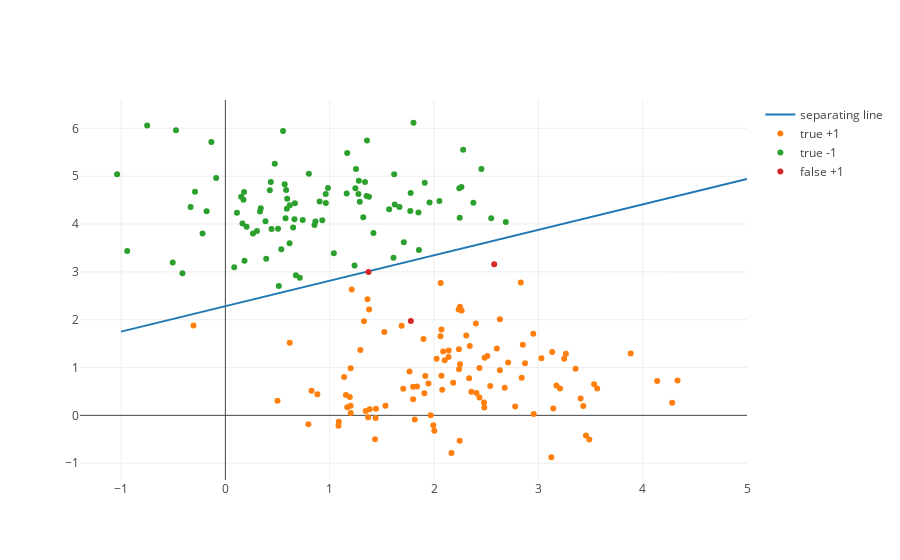

Here is the notebook cell this chart was saved with:
### Code cell
def print_perceptron_metrics(df, perc):
    df_data = df.drop(columns=['label'])
    df_lab = df['label']
    
    
    true_positive =  sum([int(1 == tr_sgn(perc, np.array(df_data.iloc[k])) == df_lab.iloc[k]) for k in range(len(df.index))])
    false_positive = sum([int(1 == tr_sgn(perc, np.array(df_data.iloc[k])) != df_lab.iloc[k]) for k in range(len(df.index))])

    true_negative =  sum([int(0 == tr_sgn(perc, np.array(df_data.iloc[k])) == df_lab.iloc[k]) for k in range(len(df.index))])
    false_negative = sum([int(0 == tr_sgn(perc, np.array(df_data.iloc[k])) != df_lab.iloc[k]) for k in range(len(df.index))])

    accuracy = (true_positive + true_negative) / (true_negative + true_positive + false_negative + false_positive)
    
    print("Validation set: Precision: {}, recall: {}, accuracy: {}".format(
    true_positive / (true_positive + false_positive),
    true_positive / (true_positive + false_negative),
    accuracy))
    
    return accuracy

def draw_perceptron(df, perc):
    df_data = df.drop(columns=['label'])
    df_lab = df['label']
    
    perc_df = pd.DataFrame([perc[1:]], columns=df_data.columns.values)
    perc_line = perc_df[['x', 'y']].values[0]
    
    print(perc)
   
    plotly.offline.iplot([
        go.Scatter(
            x = [-1, 5],
            y = [(perc[0] + perc_line[0]) / perc_line[1], (perc[0] - perc_line[0] * 5) / perc_line[1]],
            mode = 'lines',
            name = 'separating line',
        ),
        go.Scatter(
            y = df[pd.Series([1 == tr_sgn(perc, np.array(df_data.iloc[k])) == df_lab.iloc[k] for k in range(len(df.index))], index=df.index)]['y'],
            x = df[pd.Series([1 == tr_sgn(perc, np.array(df_data.iloc[k])) == df_lab.iloc[k] for k in range(len(df.index))], index=df.index)]['x'],
            mode = 'markers',
            name = 'true +1'
        ),
        go.Scatter(
            y = df[pd.Series([0 == tr_sgn(perc, np.array(df_data.iloc[k])) == df_lab.iloc[k] for k in range(len(df.index))], index=df.index)]['y'],
            x = df[pd.Series([0 == tr_sgn(perc, np.array(df_data.iloc[k])) == df_lab.iloc[k] for k in range(len(df.index))], index=df.index)]['x'],
            mode = 'markers',
            name = 'true -1'
        ),
        go.Scatter(
            y = df[pd.Series([1 == tr_sgn(perc, np.array(df_data.iloc[k])) != df_lab.iloc[k] for k in range(len(df.index))], index=df.index)]['y'],
            x = df[pd.Series([1 == tr_sgn(perc, np.array(df_data.iloc[k])) != df_lab.iloc[k] for k in range(len(df.index))], index=df.index)]['x'],
            mode = 'markers',
            name = 'false +1'
        ),
        go.Scatter(
            y = df[pd.Series([0 == tr_sgn(perc, np.array(df_data.iloc[k])) != df_lab.iloc[k] for k in range(len(df.index))], index=df.index)]['y'],
            x = df[pd.Series([0 == tr_sgn(perc, np.array(df_data.iloc[k])) != df_lab.iloc[k] for k in range(len(df.index))], index=df.index)]['x'],
            mode = 'markers',
            name = 'false -1'
    )], filename='line-mode')

print_perceptron_metrics(blobs_test, blobs_perceptron)
draw_perceptron(blobs_test, blobs_perceptron)

### Figure 1 — Plotly figure (JSON) as saved in the notebook; plotly's stock layout.template omitted (floating-point values rounded to 4 significant figures)
{"data": [{"mode": "lines", "name": "separating line", "type": "scatter", "uid": "806ebdc8-6ce1-4b5e-a0c9-8929c31cf608", "x": [-1, 5], "y": [1.751, 4.94]}, {"mode": "markers", "name": "true +1", "type": "scatter", "uid": "07a08e48-400d-47d6-8c9f-3599b2c61cc1", "x": [3.564, 2.309, 2.24, 1.8, 1.908, 3.207, 1.689, 0.6168, 2.088, 2.358, 3.357, 3.264, 2.025, 2.485, 2.435, 3.248, 3.535, 3.405, 2.538, 1.946, 3.173, 2.102, 0.8819, 2.141, 2.851, 2.872, 1.535, 2.336, 2.482, 2.631, 1.443, 3.488, 2.249, 2.955, 1.169, 1.993, 1.968, 1.705, 1.085, 1.201, 2.631, 2.265, 2.71, 2.511, 2.139, 3.133, 1.383, 2.479, 1.524, 0.4997, 2.343, 2.167, 3.456, 1.294, 2.062, 0.8258, 3.431, 1.378, 2.831, 2.778, 1.368, 1.193, 1.899, 1.434, 1.362, 2.435, 1.202, 2.003, 1.815, 1.2, 2.079, 2.678, 2.238, 2.407, 1.156, 3.124, 1.838, 1.917, 3.143, 1.8, 4.334, 4.139, 2.236, 1.328, 0.7962, 2.249, 2.183, 1.765, 4.283, 2.071, 1.138, 3.029, 2.401, 1.211, 2.602, 1.345, 1.087, 3.885, 2.246, -0.3055, 2.84, 2.951, 2.064, 1.44, 2.071], "y": [0.5635, 1.672, 0.9641, 0.3361, 0.4641, 0.5592, 1.875, 1.518, 1.333, 0.492, 0.9762, 1.286, 1.183, 1.203, 0.9875, 1.183, 0.6482, 0.3509, 0.6148, 0.6667, 0.6227, 1.152, 0.4421, 1.356, 1.474, 1.09, 0.1983, 0.7742, 0.1647, 2.009, 0.1381, -0.5032, 1.069, 0.02848, 0.1691, -0.2051, 0.003982, 0.5547, -0.2167, 0.9839, 0.9417, 2.195, 1.104, 1.242, 1.222, 1.322, 0.1265, 0.2704, 1.741, 0.3062, 1.452, -0.7858, -0.4198, 1.364, 1.651, 0.5132, 0.1969, 2.214, 2.777, 0.1844, -0.04084, 0.3857, 1.599, -0.4978, 2.429, 0.374, 0.0492, -0.3202, -0.08681, 0.1993, 0.536, 0.5787, 1.38, 0.4665, 0.4251, -0.876, 0.6018, 0.8242, 0.1446, 0.5959, 0.727, 0.7181, 2.213, 1.966, -0.184, 2.27, 0.6805, 0.9183, 0.2623, 1.794, 0.8006, 1.192, 1.919, 2.633, 1.398, 0.09293, -0.1346, 1.296, -0.5292, 1.877, 0.785, 1.706, 2.766, -0.05402, 0.8279]}, {"mode": "markers", "name": "true -1", "type": "scatter", "uid": "6d803b99-4236-4b80-a888-eb246210f276", "x": [1.163, 2.688, -0.3334, -0.2913, 0.5891, 0.6663, 1.772, 2.052, 1.246, -0.2188, 0.4358, 0.9629, 1.289, 0.6173, -0.4115, 0.4262, 1.623, 0.085, -1.038, 0.1736, 0.5364, 0.2642, 2.246, 1.357, 0.5927, 0.7136, 0.6759, 0.5529, -0.1795, 0.8542, 1.957, 0.9836, 1.279, 0.4424, 0.8633, 0.1791, -0.08861, -0.5047, 1.611, 1.04, 2.377, 1.911, 0.1508, 0.1109, 1.252, 0.5686, 0.3844, 0.8004, -0.4741, 1.71, 1.354, 0.3916, 1.168, -0.7498, -0.1343, 0.5124, 0.339, 2.263, 0.7413, 0.3028, 0.9292, 1.851, 1.618, 1.376, 0.2038, 2.548, 0.4736, 1.776, 1.669, 1.856, 0.1834, 1.322, 0.9618, 0.1637, 1.238, -0.941, 0.6153, 0.5051, 1.419, 0.5767, 0.9032, 1.803, 1.275, 2.242, 0.6625, 2.454, 1.57, 2.279, 0.5822, 0.6493, 1.339, 0.3321], "y": [4.638, 4.043, 4.358, 4.677, 4.319, 4.437, 4.274, 4.484, 4.746, 3.802, 4.879, 4.441, 4.466, 4.393, 2.971, 4.705, 4.407, 3.097, 5.038, 4.506, 3.472, 3.801, 4.129, 5.746, 4.53, 2.879, 2.93, 5.944, 4.269, 3.979, 4.45, 4.752, 4.904, 3.895, 4.051, 4.672, 4.965, 3.196, 3.293, 3.388, 4.443, 4.861, 4.571, 4.238, 5.151, 4.831, 4.057, 5.052, 5.962, 3.62, 4.587, 3.272, 5.485, 6.059, 5.713, 2.702, 4.332, 4.774, 4.083, 3.852, 4.079, 4.242, 5.041, 4.569, 3.943, 4.122, 5.26, 4.648, 4.354, 3.457, 3.23, 4.14, 4.626, 4.01, 3.132, 3.435, 3.598, 3.904, 3.814, 4.12, 4.469, 6.118, 4.626, 4.747, 4.1, 5.149, 4.307, 5.553, 4.713, 3.927, 4.879, 4.261]}, {"mode": "markers", "name": "false +1", "type": "scatter", "uid": "014a8c37-1959-4c1b-9660-e854daaaf370", "x": [2.577, 1.372, 1.778], "y": [3.158, 2.998, 1.975]}, {"mode": "markers", "name": "false -1", "type": "scatter", "uid": "a844075d-a47c-4a03-8c65-aba1fc2e976b", "x": [], "y": []}], "layout": {}}
